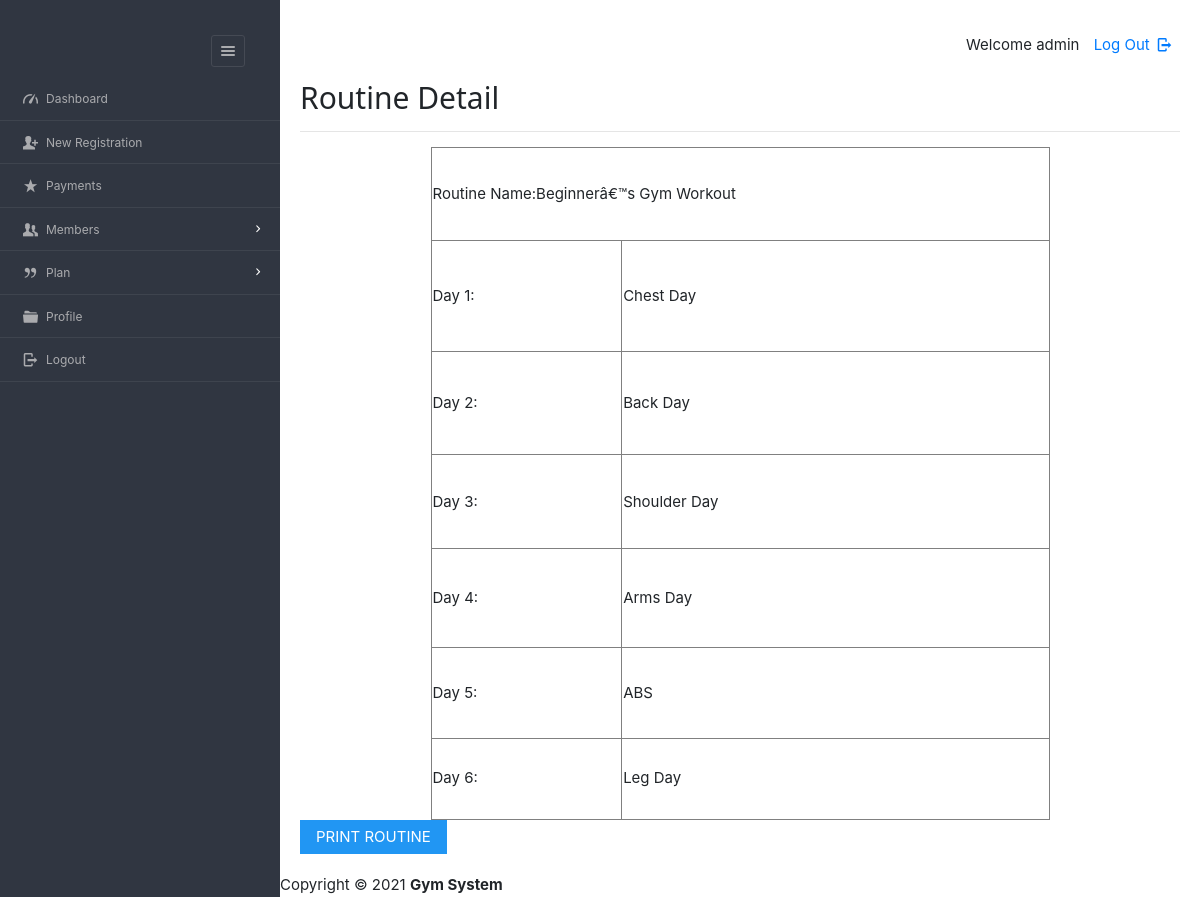
The page /dashboard/admin/viewdetailroutine.php?id=1 (signed in) on the database its author committed.
### tables this page shows
CREATE TABLE `timetable` (
  `tid` int(12) NOT NULL,
  `tname` varchar(45) DEFAULT NULL,
  `day1` varchar(200) DEFAULT NULL,
  `day2` varchar(200) DEFAULT NULL,
  `day3` varchar(200) DEFAULT NULL,
  `day4` varchar(200) DEFAULT NULL,
  `day5` varchar(200) DEFAULT NULL,
  `day6` varchar(200) DEFAULT NULL
);

### dashboard/admin/viewdetailroutine.php (the view, shortened to what this page needs)
<?php
require '../../include/db_conn.php';
?>
<!DOCTYPE html>
<html lang="en">
<head>
    <link rel="stylesheet" href="../../css/style.css"  id="style-resource-5">
    <link rel="stylesheet" href="../../css/dashMain.css">
    <link rel="stylesheet" type="text/css" href="../../css/entypo.css">
	<link href="a1style.css" rel="stylesheet" type="text/css">
	<link rel="stylesheet" href="https://stackpath.bootstrapcdn.com/bootstrap/4.3.1/css/bootstrap.min.css">
</head>
     <body class="page-body  page-fade" onload="collapseSidebar()">
    	<div class="page-container sidebar-collapsed" id="navbarcollapse">
		<div class="sidebar-menu">
			<header class="logo-env">
					<div class="sidebar-collapse" onclick="collapseSidebar()">
				<a href="#" class="sidebar-collapse-icon with-animation">
					<i class="entypo-menu"></i>
				</a>
			</div>
			</header>
    		<?php include('nav.php'); ?>
    	</div>
    		<div class="main-content">
				<div class="row">
					<div class="col-md-6 col-sm-8 clearfix">
					</div>
					<div class="col-md-6 col-sm-4 clearfix hidden-xs">
						<ul class="list-inline links-list pull-right">
							<li>Welcome <?php echo $_SESSION['full_name']; ?>
							</li>
							<li>
								<a href="logout.php">
									Log Out <i class="entypo-logout right"></i>
								</a>
							</li>
						</ul>
					</div>
				</div>
				<h2>Routine Detail</h2>
				<hr/>
		<?php
		$id=$_GET['id'];
		$sql="Select * from timetable t Where t.tid=$id";
		$res=mysqli_query($con, $sql);
					 if($res){
						      	$row=mysqli_fetch_array($res,MYSQLI_ASSOC);
						      }
		?>
		<div id=print>
		<table width="619" height="673" border="1" align="center">
  <tr>
    <td height="87" colspan="2">Routine Name:<?php echo $row['tname'] ?> </td>
    </tr>
  <tr>
    <td width="186" height="103">Day 1:</td>
    <td width="417"><?php echo $row['day1'] ?></td>
  </tr>
  <tr>
    <td height="96">Day 2:</td>
    <td><?php echo $row['day2'] ?></td>
  </tr>
  <tr>
    <td height="87">Day 3:</td>
    <td><?php echo $row['day3'] ?></td>
  </tr>
  <tr>
    <td height="92">Day 4:</td>
    <td><?php echo $row['day4'] ?></td>
  </tr>
  <tr>
    <td height="84">Day 5:</td>
    <td><?php echo $row['day5'] ?></td>
  </tr>
  <tr>
    <td height="75">Day 6:</td>
    <td><?php echo $row['day6'] ?></td>
  </tr>
        </table></div>
				<input type="button" class="a1-btn a1-blue" value="PRINT ROUTINE" onclick="myFunction()">
    	</div>
    </body>
	<?php include('footer.php'); ?>
</html>

### css/style.css (style rules this page uses)
html { font-size: 62.5%; font-family: sans-serif; }
div { display: block; }
body { font-family: "Noto Sans", sans-serif, "Helvetica Neue", Helvetica, Arial, sans-serif; font-size: 12px; line-height: 1.428571429; display: block; margin: 0; }
*, *:before, *:after { box-sizing: border-box; }
a { text-decoration: none; background: transparent; }
input, button, select, textarea { font-family: inherit; font-size: inherit; line-height: inherit; }
button, input { line-height: normal; }
button, input, select, textarea { font-family: inherit; font-size: 100%; margin: 0; }
input { background-color: white; cursor: text; padding: 1px; border-width: 2px; border-style: inset; border-color: initial; border-image: initial; }
input, textarea, select, button { text-rendering: auto; color: initial; letter-spacing: normal; word-spacing: normal; text-transform: none; text-indent: 0px; text-shadow: none; display: inline-block; text-align: start; margin: 0em; font: 400 13.3333px Arial; }
button, html input[type="button"], input[type="reset"], input[type="submit"] { cursor: pointer; }
a { color: #373e4a; text-decoration: none; }
a { background: transparent; }
a { color: #373e4a; }
.page-container { position: relative; padding-left: 280px; }
.page-container .sidebar-menu { position: absolute; width: 280px; top: 0; left: 0; bottom: 0; background: #303641; color: #aaabae; z-index: 1; min-height: 796px; box-sizing: border-box; }
.page-container .sidebar-menu .logo-env { width: 100%; padding: 35px; padding-bottom: 10px; box-sizing: border-box; }
.page-container .sidebar-menu .logo-env:before, .page-container .sidebar-menu .logo-env:after { content: " "; display: table; }
.page-container .sidebar-menu .logo-env > div { display: block; vertical-align: middle; white-space: nowrap; float: left; }
.page-container .sidebar-menu .logo-env > div > a { display: inline-block; color: #aaabae; }
.page-container .sidebar-menu .logo-env > div.sidebar-collapse, .page-container .sidebar-menu .logo-env > div.sidebar-mobile-menu { position: relative; float: right; }
.page-container .sidebar-menu .logo-env > div.sidebar-collapse a, .page-container .sidebar-menu .logo-env > div.sidebar-mobile-menu a { display: inline-block; border: 1px solid #454a54; text-align: center; padding: 0; line-height: 1; font-size: 20px; font-weight: 300; padding: 5px 2px; background-clip: padding-box; border-radius: 3px; transition: all 200ms ease-in-out; }
.page-container .sidebar-menu .logo-env:after { clear: both; }
ul, ol { margin-top: 0; margin-bottom: 8.5px; }
ul, menu, dir { display: block; list-style-type: disc; }
li { display: list-item; }
i, cite, em, var, address, dfn { font-style: italic; }

### css/entypo.css (style rules this page uses)
[class^="entypo-"]:before, [class*=" entypo-"]:before { font-family: "entypo"; font-style: normal; font-weight: normal; speak: none; display: inline-block; text-decoration: inherit; width: 1em; margin-right: .2em; text-align: center; font-variant: normal; text-transform: none; line-height: 1em; margin-left: .2em; }
.entypo-menu:before { content: '\e811'; }
.entypo-logout:before { content: '\e85d'; }

### rows shown on the page
timetable: tname "Beginnerâ€™s Gym Workout", day1 "Chest Day", day2 "Back Day", day3 "Shoulder Day", day4 "Arms Day", day5 "ABS", day6 "Leg Day"

### other values the page prints
$_SESSION['full_name'] "admin"
